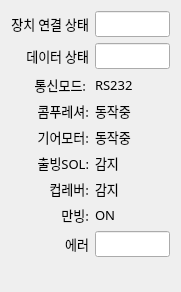
   <widget class="QWidget" name="layoutWidget">
    <property name="geometry">
     <rect>
      <x>210</x>
      <y>60</y>
      <width>181</width>
      <height>266</height>
     </rect>
    </property>
    <layout class="QGridLayout" name="gridLayout_3">
     <item row="3" column="1">
      <widget class="QLabel" name="LB_STATUS_COMP_WORKING_2">
       <property name="font">
        <font>
         <family>함초롬돋움</family>
         <pointsize>10</pointsize>
         <weight>50</weight>
         <italic>false</italic>
         <bold>false</bold>
        </font>
       </property>
       <property name="text">
        <string>동작중</string>
       </property>
      </widget>
     </item>
     <item row="7" column="1">
      <widget class="QLabel" name="LB_STATUS_FULL_ICE_2">
       <property name="font">
        <font>
         <family>함초롬돋움</family>
         <pointsize>10</pointsize>
         <weight>50</weight>
         <italic>false</italic>
         <bold>false</bold>
        </font>
       </property>
       <property name="text">
        <string>ON</string>
       </property>
      </widget>
     </item>
     <item row="4" column="1">
      <widget class="QLabel" name="LB_STATUS_GEAR_WORKING_2">
       <property name="font">
        <font>
         <family>함초롬돋움</family>
         <pointsize>10</pointsize>
         <weight>50</weight>
         <italic>false</italic>
         <bold>false</bold>
        </font>
       </property>
       <property name="text">
        <string>동작중</string>
       </property>
      </widget>
     </item>
     <item row="6" column="0">
      <widget class="QLabel" name="label_38">
       <property name="font">
        <font>
         <family>함초롬돋움</family>
         <pointsize>10</pointsize>
         <weight>50</weight>
         <italic>false</italic>
         <bold>false</bold>
        </font>
       </property>
       <property name="text">
        <string>컵레버:</string>
       </property>
       <property name="alignment">
        <set>Qt::AlignRight|Qt::AlignTrailing|Qt::AlignVCenter</set>
       </property>
      </widget>
     </item>
     <item row="2" column="1">
      <widget class="QLabel" name="LB_STATUS_COMM_MODE_2">
       <property name="font">
        <font>
         <family>함초롬돋움</family>
         <pointsize>10</pointsize>
         <weight>50</weight>
         <italic>false</italic>
         <bold>false</bold>
        </font>
       </property>
       <property name="text">
        <string>RS232</string>
       </property>
      </widget>
     </item>
     <item row="5" column="0">
      <widget class="QLabel" name="label_56">
       <property name="font">
        <font>
         <family>함초롬돋움</family>
         <pointsize>10</pointsize>
         <weight>50</weight>
         <italic>false</italic>
         <bold>false</bold>
        </font>
       </property>
       <property name="text">
        <string>출빙SOL:</string>
       </property>
       <property name="alignment">
        <set>Qt::AlignRight|Qt::AlignTrailing|Qt::AlignVCenter</set>
       </property>
      </widget>
     </item>
     <item row="2" column="0">
      <widget class="QLabel" name="label_37">
       <property name="font">
        <font>
         <family>함초롬돋움</family>
         <pointsize>10</pointsize>
         <weight>50</weight>
         <italic>false</italic>
         <bold>false</bold>
        </font>
       </property>
       <property name="text">
        <string>통신모드: </string>
       </property>
       <property name="alignment">
        <set>Qt::AlignRight|Qt::AlignTrailing|Qt::AlignVCenter</set>
       </property>
      </widget>
     </item>
     <item row="8" column="1">
      <widget class="QLineEdit" name="LE_ICE_ERROR_2">
       <property name="font">
        <font>
         <family>함초롬돋움</family>
         <pointsize>10</pointsize>
         <weight>50</weight>
         <italic>false</italic>
         <bold>false</bold>
        </font>
       </property>
       <property name="alignment">
        <set>Qt::AlignCenter</set>
       </property>
       <property name="readOnly">
        <bool>true</bool>
       </property>
      </widget>
     </item>
     <item row="8" column="0">
      <widget class="QLabel" name="label_54">
       <property name="font">
        <font>
         <family>함초롬돋움</family>
         <pointsize>10</pointsize>
         <weight>50</weight>
         <italic>false</italic>
         <bold>false</bold>
        </font>
       </property>
       <property name="text">
        <string>에러</string>
       </property>
       <property name="alignment">
        <set>Qt::AlignRight|Qt::AlignTrailing|Qt::AlignVCenter</set>
       </property>
      </widget>
     </item>
     <item row="1" column="0">
      <widget class="QLabel" name="label_112">
       <property name="font">
        <font>
         <family>함초롬돋움</family>
         <pointsize>10</pointsize>
         <weight>50</weight>
         <italic>false</italic>
         <bold>false</bold>
        </font>
       </property>
       <property name="text">
        <string>데이터 상태</string>
       </property>
       <property name="alignment">
        <set>Qt::AlignRight|Qt::AlignTrailing|Qt::AlignVCenter</set>
       </property>
      </widget>
     </item>
     <item row="0" column="0">
      <widget class="QLabel" name="label_113">
       <property name="font">
        <font>
         <family>함초롬돋움</family>
         <pointsize>10</pointsize>
         <weight>50</weight>
         <italic>false</italic>
         <bold>false</bold>
        </font>
       </property>
       <property name="text">
        <string>장치 연결 상태</string>
       </property>
       <property name="alignment">
        <set>Qt::AlignRight|Qt::AlignTrailing|Qt::AlignVCenter</set>
       </property>
      </widget>
     </item>
     <item row="1" column="1">
      <widget class="QLineEdit" name="LE_ICE_DATA_CONNECTION_2">
       <property name="font">
        <font>
         <family>함초롬돋움</family>
         <pointsize>10</pointsize>
         <weight>50</weight>
         <italic>false</italic>
         <bold>false</bold>
        </font>
       </property>
       <property name="readOnly">
        <bool>true</bool>
       </property>
      </widget>
     </item>
     <item row="0" column="1">
      <widget class="QLineEdit" name="LE_ICE_CONNECTION_2">
       <property name="font">
        <font>
         <family>함초롬돋움</family>
         <pointsize>10</pointsize>
         <weight>50</weight>
         <italic>false</italic>
         <bold>false</bold>
        </font>
       </property>
       <property name="readOnly">
        <bool>true</bool>
       </property>
      </widget>
     </item>
     <item row="4" column="0">
      <widget class="QLabel" name="label_55">
       <property name="font">
        <font>
         <family>함초롬돋움</family>
         <pointsize>10</pointsize>
         <weight>50</weight>
         <italic>false</italic>
         <bold>false</bold>
        </font>
       </property>
       <property name="text">
        <string>기어모터:</string>
       </property>
       <property name="alignment">
        <set>Qt::AlignRight|Qt::AlignTrailing|Qt::AlignVCenter</set>
       </property>
      </widget>
     </item>
     <item row="7" column="0">
      <widget class="QLabel" name="label_39">
       <property name="font">
        <font>
         <family>함초롬돋움</family>
         <pointsize>10</pointsize>
         <weight>50</weight>
         <italic>false</italic>
         <bold>false</bold>
        </font>
       </property>
       <property name="text">
        <string>만빙:</string>
       </property>
       <property name="alignment">
        <set>Qt::AlignRight|Qt::AlignTrailing|Qt::AlignVCenter</set>
       </property>
      </widget>
     </item>
     <item row="3" column="0">
      <widget class="QLabel" name="label_35">
       <property name="font">
        <font>
         <family>함초롬돋움</family>
         <pointsize>10</pointsize>
         <weight>50</weight>
         <italic>false</italic>
         <bold>false</bold>
        </font>
       </property>
       <property name="text">
        <string>콤푸레셔:</string>
       </property>
       <property name="alignment">
        <set>Qt::AlignRight|Qt::AlignTrailing|Qt::AlignVCenter</set>
       </property>
      </widget>
     </item>
     <item row="6" column="1">
      <widget class="QLabel" name="LB_STATUS_CUP_LEVER_DETECT_2">
       <property name="font">
        <font>
         <family>함초롬돋움</family>
         <pointsize>10</pointsize>
         <weight>50</weight>
         <italic>false</italic>
         <bold>false</bold>
        </font>
       </property>
       <property name="text">
        <string>감지</string>
       </property>
      </widget>
     </item>
     <item row="5" column="1">
      <widget class="QLabel" name="LB_STATUS_OUT_SOL_DETECT_2">
       <property name="font">
        <font>
         <family>함초롬돋움</family>
         <pointsize>10</pointsize>
         <weight>50</weight>
         <italic>false</italic>
         <bold>false</bold>
        </font>
       </property>
       <property name="text">
        <string>감지</string>
       </property>
      </widget>
     </item>
     <item row="9" column="0" colspan="2">
      <widget class="QLabel" name="LB_ERROR_TYPE_2">
       <property name="font">
        <font>
         <family>함초롬돋움</family>
         <pointsize>10</pointsize>
         <weight>50</weight>
         <italic>false</italic>
         <bold>false</bold>
        </font>
       </property>
       <property name="text">
        <string/>
       </property>
      </widget>
     </item>
    </layout>
   </widget>
